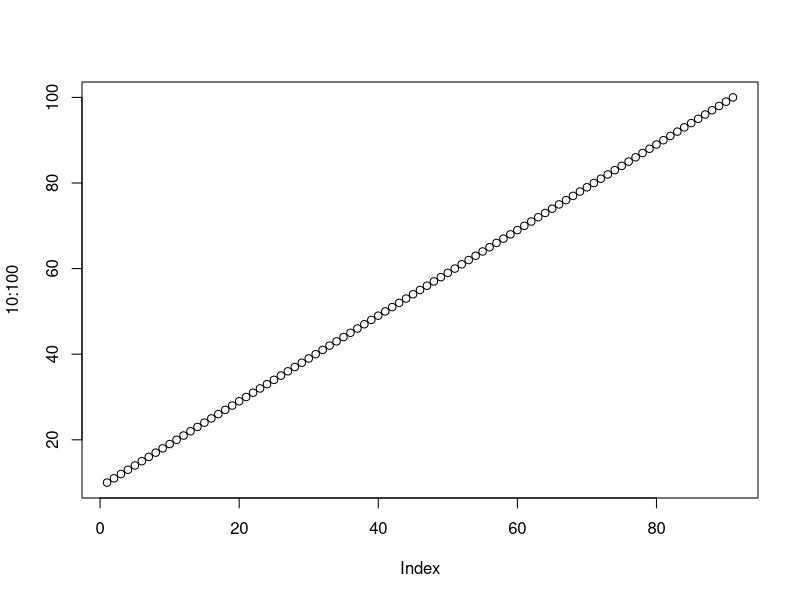
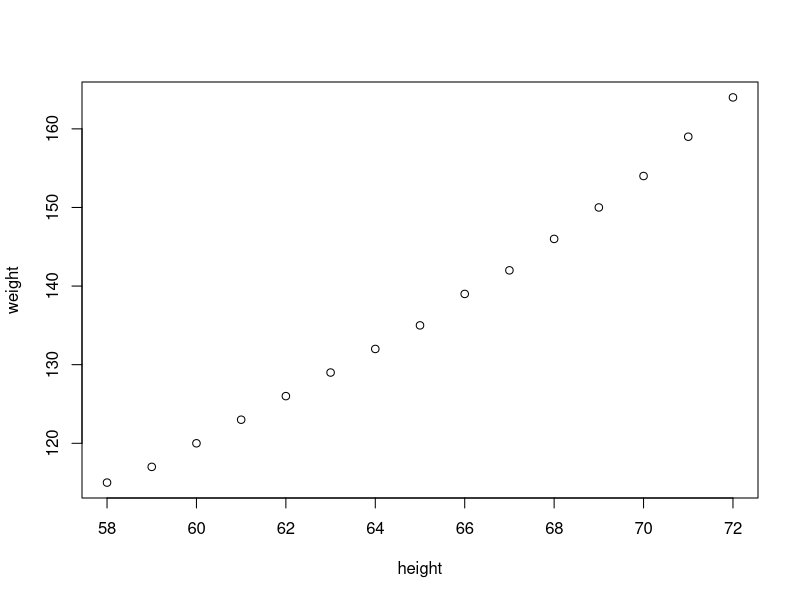

Write R code to recreate these figures, in order.
mtcars
#control + enter
x1 = c(12,32,45)
x1 [2]
(x2 = 1:100) #assingh and print
print (x2 [15])
print (x2 [25])
class (x2) # show class of values
class (x1)
mean (x2)
x3 = 1:25
x3  #no need to write print it will understand
sd (x3)
sd (x2)
ls () # variables in environment
data() # shows data set avaliable in environment
women # prints women dataset
?AirPassengers # ? shows information about datasets
library() 
?mean #help
help(mean)
??mean #search through other sources
x = c(1:10,50,100,200)
xm = mean(x)
mean (x)
mean(x, trim= 0.10)
?c
version #version of R
Sys.Date() #date of system
c (mean(x), mean(x, trim = 0.10))
getwd() #working directory
?methods
methods(class = 'matrix')
plot(10:100) #basic command to plot
plot(women)
